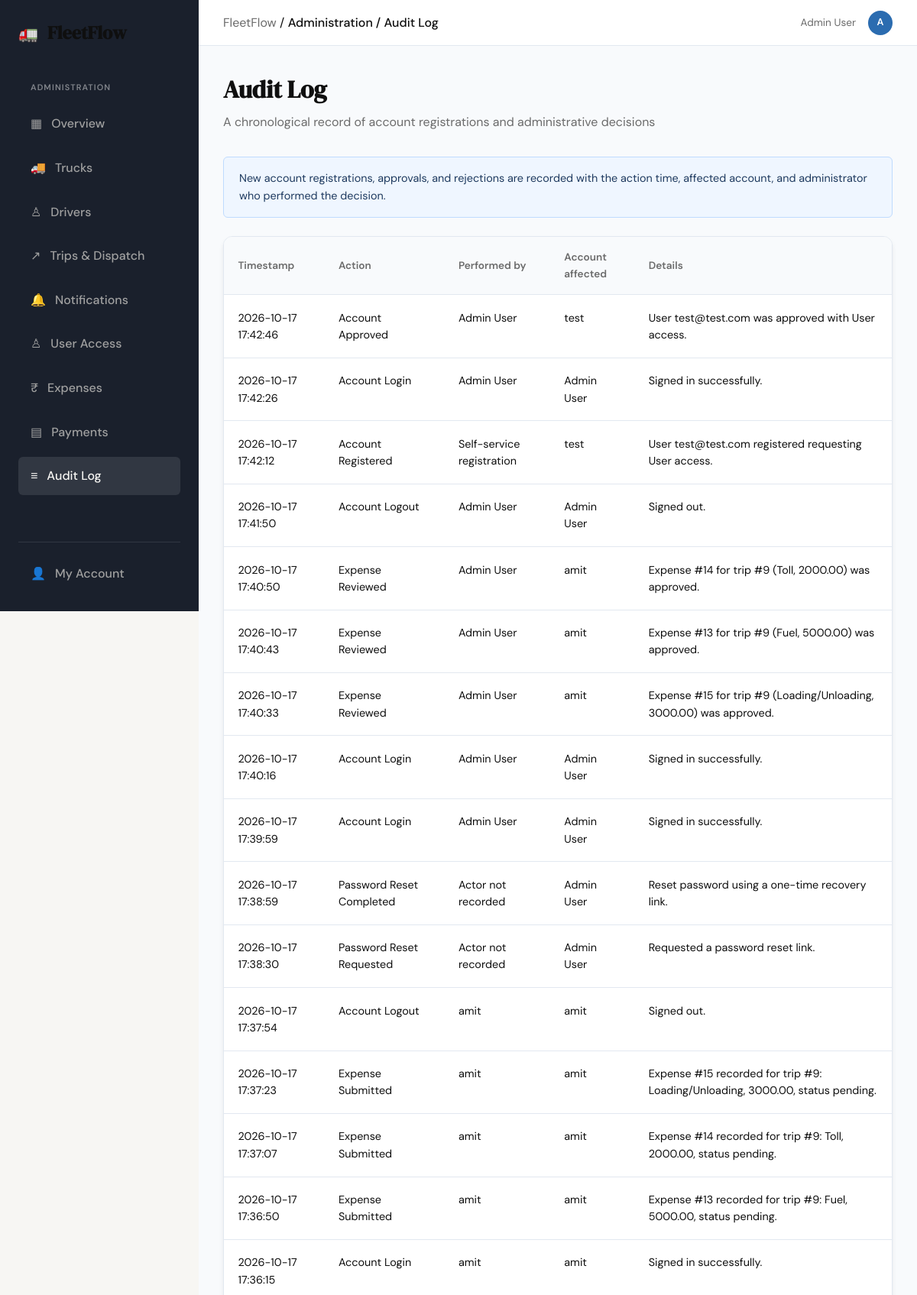
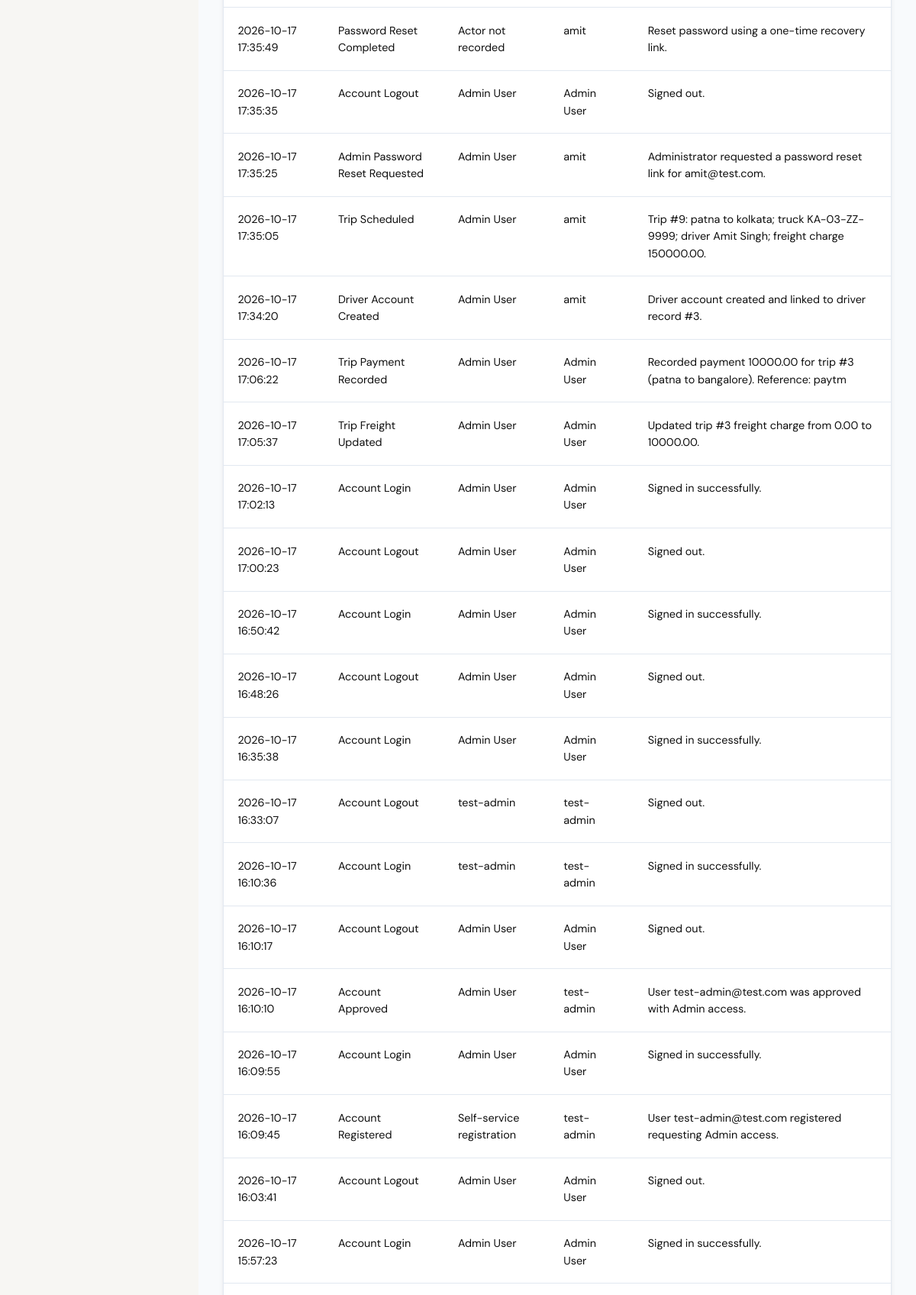
The page /admin/audit (signed in, upper part) on the database its author committed (2 pictures, top to bottom).
### tables this page shows
CREATE TABLE users (
                user_id INTEGER PRIMARY KEY AUTOINCREMENT,
                email TEXT NOT NULL UNIQUE,
                password TEXT NOT NULL,
                is_approved BOOLEAN DEFAULT 0,
                role TEXT CHECK(role IN ('Admin', 'User')) DEFAULT 'User',
                created_at DATETIME DEFAULT CURRENT_TIMESTAMP
            , full_name TEXT, is_rejected BOOLEAN NOT NULL DEFAULT 0, is_terminated BOOLEAN NOT NULL DEFAULT 0, terminated_at DATETIME, job_role TEXT NOT NULL DEFAULT 'User', requested_role TEXT NOT NULL DEFAULT 'User', driver_id INTEGER REFERENCES drivers(driver_id));

CREATE TABLE user_logs (
                log_id INTEGER PRIMARY KEY AUTOINCREMENT,
                user_id INTEGER NOT NULL,
                action TEXT NOT NULL,
                timestamp DATETIME DEFAULT CURRENT_TIMESTAMP,
                details TEXT, actor_user_id INTEGER REFERENCES users(user_id),
                FOREIGN KEY (user_id) REFERENCES users(user_id)
            );

### app.py (the view)
@app.route("/admin/audit")
@admin_required
def admin_audit():
    conn = get_db()
    activity_scope = (
        "" if session.get("email", "").lower() == SUPER_ADMIN_EMAIL.lower()
        else "WHERE subject.role = 'User' "
    )
    activity = conn.execute(
        "SELECT logs.action, logs.details, logs.timestamp, "
        "subject.full_name AS subject_name, subject.email AS subject_email, "
        "actor.full_name AS actor_name, actor.email AS actor_email "
        "FROM user_logs AS logs "
        "LEFT JOIN users AS subject ON subject.user_id = logs.user_id "
        "LEFT JOIN users AS actor ON actor.user_id = logs.actor_user_id "
        f"{activity_scope}"
        "ORDER BY logs.timestamp DESC, logs.log_id DESC LIMIT 200"
    ).fetchall()
    conn.close()
    return render_template("admin_audit.html", activity=activity, block_content='dashboard')

### app.py (called while the page is built, shortened)
def _record_owner_filter(alias, owner_column="owner_user_id"):
    if session.get("email", "").lower() == SUPER_ADMIN_EMAIL.lower():
        return "1 = 1", []

@app.context_processor
def inject_admin_notification_count():
    if not (session.get("is_admin") or session.get("role") == "Admin"):
        return {"admin_notification_count": 0}
    conn = get_db()
    try:
        counts = _count_admin_notifications(conn)
    finally:
        conn.close()
    return {"admin_notification_count": sum(counts.values())}

### controller/access_controller.py (called while the page is built)
def admin_required(f):
    from functools import wraps
    @wraps(f)
    def decorated_function(*args, **kwargs):
        if 'user_id' not in session:
            return redirect(url_for('login'))
        from database.db import get_db
        conn = get_db()
        controller = UserAccessController(conn)
        is_authorized = controller.is_authorized(session['user_id'])
        is_admin = is_authorized and (
            controller.is_admin(session['user_id'])
            or controller.is_super_admin(session.get('email'))
        )
        conn.close()
        if not is_admin:
            if not is_authorized:
                session.clear()
                return redirect(url_for('login'))
            return "Access Denied: Administrator privileges required.", 403
        session['is_admin'] = True
        return f(*args, **kwargs)
    return decorated_function

    def is_authorized(self, user_id):
        user = self.db.execute(
            "SELECT is_approved, is_rejected, is_terminated FROM users WHERE user_id = ?",
            (user_id,)
        ).fetchone()
        return (
            user
            and user['is_approved'] == 1
            and not user['is_rejected']
            and not user['is_terminated']
        )

    def is_admin(self, user_id):
        user = self.db.execute("SELECT role FROM users WHERE user_id = ?", (user_id,)).fetchone()
        return user and user['role'] == 'Admin'

### database/db.py (called while the page is built)
def get_db():
    conn = sqlite3.connect(DATABASE_PATH)
    conn.row_factory = sqlite3.Row
    conn.execute("PRAGMA foreign_keys = ON")
    return conn

### templates/admin_audit.html (shortened to what this page needs)
{% extends "base.html" %}
{% block breadcrumb %}Administration / Audit Log{% endblock %}
{% block content_dashboard %}
<div class="dashboard-page">
    <div class="panel-header" style="margin-bottom: 2rem;">
        <h1 style="font-family: var(--font-display); font-size: 2rem; color: var(--ink); margin: 0;">Audit Log</h1>
        <p style="color: var(--ink-muted); margin-top: 0.25rem;">A chronological record of account registrations and administrative decisions</p>
    </div>
    <div class="admin-transparency-note">
        New account registrations, approvals, and rejections are recorded with the action time, affected account, and administrator who performed the decision.
        {% set ns = namespace(has_legacy_admin_event=false) %}
        {% for event in activity %}
            {% if event.action in ('Account Approved', 'Account Rejected') and not event.actor_email %}
                {% set ns.has_legacy_admin_event = true %}
            {% endif %}
        {% endfor %}
    </div>
    {% if activity %}
    <div class="table-container">
        <table class="fleet-table">
            <thead>
                <tr><th>Timestamp</th><th>Action</th><th>Performed by</th><th>Account affected</th><th>Details</th></tr>
            </thead>
            <tbody>
                {% for event in activity %}
                <tr>
                    <td>{{ event.timestamp }}</td>
                    <td>{{ event.action }}</td>
                    <td>{{ event.actor_name or event.actor_email or ('Self-service registration' if event.action == 'Account Registered' else 'Actor not recorded') }}</td>
                    <td>{{ event.subject_name or event.subject_email or 'Account unavailable' }}</td>
                    <td>{{ event.details }}</td>
                </tr>
                {% endfor %}
            </tbody>
        </table>
    </div>
    {% else %}
    <div class="table-container admin-empty-state">No audit events have been recorded yet.</div>
    {% endif %}
</div>
{% endblock %}

### templates/base.html (shortened to what this page needs)
<!DOCTYPE html>
<html lang="en">
<head>
    <link rel="stylesheet" href="{{ url_for('static', filename='css/style.css') }}">
</head>
<body class="{{ 'dashboard-body' if block_content == 'dashboard' else '' }}">
    {% if block_content == 'dashboard' %}
    <div class="dashboard-layout">
        <aside class="sidebar">
            <div class="sidebar-header">
                <span class="brand-icon">🚛</span>
                <span class="brand-name">FleetFlow</span>
            </div>
            <nav class="sidebar-nav">
                {% if session.get('is_admin') or session.get('role') == 'Admin' %}
                <span class="nav-section-label">Administration</span>
                <a href="{{ url_for('admin_dashboard') }}" class="nav-item{% if request.endpoint == 'admin_dashboard' %} active{% endif %}"><span>▦</span> Overview</a>
                <a href="{{ url_for('trucks') }}" class="nav-item{% if request.endpoint in ('trucks', 'add_truck', 'edit_truck', 'delete_truck') %} active{% endif %}"><span>🚚</span> Trucks</a>
                <a href="{{ url_for('drivers') }}" class="nav-item{% if request.endpoint in ('drivers', 'add_driver', 'edit_driver', 'upload_driver_document', 'download_driver_document') %} active{% endif %}"><span>♙</span> Drivers</a>
                <a href="{{ url_for('trips') }}" class="nav-item{% if request.endpoint in ('trips', 'create_trip', 'update_trip_status', 'update_trip_freight', 'record_trip_payment') %} active{% endif %}"><span>↗</span> Trips & Dispatch</a>
                <a href="{{ url_for('admin_notifications') }}" class="nav-item{% if request.endpoint in ('admin_notifications', 'admin_notification_count') %} active{% endif %}">
                    <span>🔔</span> Notifications
                </a>
                <a href="{{ url_for('admin_users') }}" class="nav-item{% if request.endpoint in ('admin_users', 'approve_user', 'reject_user') %} active{% endif %}"><span>♙</span> User Access</a>
                <a href="{{ url_for('expenses') }}" class="nav-item{% if request.endpoint in ('expenses', 'review_expense', 'correct_expense_amount') %} active{% endif %}"><span>₹</span> Expenses</a>
                <a href="{{ url_for('payments') }}" class="nav-item{% if request.endpoint in ('payments', 'correct_payment_amount') %} active{% endif %}"><span>▤</span> Payments</a>
                <a href="{{ url_for('admin_audit') }}" class="nav-item{% if request.endpoint == 'admin_audit' %} active{% endif %}"><span>≡</span> Audit Log</a>
                {% endif %}
            </nav>
            <div class="sidebar-footer">
                <a href="{{ url_for('account') }}" class="nav-item{% if request.endpoint == 'account' %} active{% endif %}"><span>👤</span> My Account</a>
            </div>
        </aside>
        <div class="app-container">
            <nav class="top-bar">
                <div class="breadcrumbs">
                    <span style="color: var(--ink-muted);">FleetFlow</span> /
                    <span style="color: var(--ink); font-weight: 500;">{% block breadcrumb %}Dashboard{% endblock %}</span>
                </div>
                <div class="user-profile" style="display: flex; align-items: center; gap: 1rem;">
                    {% set profile_name = session.get('full_name') or session.get('email', 'Account') %}
                    <span style="font-size: 0.85rem; color: var(--ink-muted);">{{ profile_name }}</span>
                    <div aria-label="{{ profile_name }}" title="{{ profile_name }}" style="width: 32px; height: 32px; border-radius: 50%; background: var(--industry-blue); color: white; display: flex; align-items: center; justify-content: center; font-size: 0.8rem; font-weight: 600;">{{ session.get('avatar_initials') or profile_name[:1]|upper }}</div>
                </div>
            </nav>
            <main class="main-content" style="padding: 2rem;">
                {% block content_dashboard %}{% endblock %}
            </main>
        </div>
    </div>
    {% endif %}
</body>
</html>

### static/css/style.css (style rules this page uses)
:root { --ink: #0f0f0f; --ink-soft: #2d2d2d; --ink-muted: #6b6b6b; --ink-faint: #a0a0a0; --paper: #f7f6f3; --paper-warm: #f0ede6; --paper-card: #ffffff; --accent: #1a472a; --accent-light: #e8f0eb; --accent-2: #c17f24; --accent-2-light: #fdf3e3; --danger: #c0392b; --danger-light: #fdecea; --border: #e4e1da; --border-soft: #eeebe4; --industry-dark: #1a202c; --industry-blue: #2b6cb0; --industry-accent: #ecc94b; --bg-main: #f8fafc; --status-available: #38a169; --status-trip: #dd6b20; --status-maint: #e53e3e; --border-ui: #e2e8f0; --font-display: 'DM Serif Display', Georgia, serif; --font-body: 'DM Sans', system-ui, sans-serif; --max-width: 1200px; --auth-width: 440px; --radius-sm: 6px; --radius-md: 12px; --radius-lg: 20px; }
*, *::before, *::after { box-sizing: border-box; margin: 0; padding: 0; }
html { font-size: 16px; scroll-behavior: smooth; }
body { background: var(--paper); color: var(--ink); font-family: var(--font-body); font-size: 1rem; line-height: 1.6; -webkit-font-smoothing: antialiased; }
a { color: inherit; text-decoration: none; }
.brand-icon { color: var(--accent); font-size: 1.3rem; }
.brand-name { color: var(--ink); }
.main-content { min-height: calc(100vh - 60px - 100px); }
.dashboard-layout { display: grid; grid-template-columns: var(--sidebar-width, 260px) 1fr; min-height: 100vh; }
.sidebar { background: var(--industry-dark); color: var(--paper); display: flex; flex-direction: column; padding: 1.5rem; position: sticky; top: 0; height: 100vh; }
.sidebar-header { display: flex; align-items: center; gap: 0.75rem; font-family: var(--font-display); font-size: 1.5rem; font-weight: 600; margin-bottom: 2rem; color: var(--paper); }
.sidebar-nav { display: flex; flex-direction: column; gap: 0.5rem; flex-grow: 1; }
.nav-item { display: flex; align-items: center; gap: 0.75rem; padding: 0.75rem 1rem; border-radius: var(--radius-sm); color: var(--ink-faint); font-weight: 500; transition: all 0.2s; }
.nav-item:hover, .nav-item.active { background: rgba(255, 255, 255, 0.1); color: var(--paper); }
.nav-section-label { padding: 0.75rem 1rem 0.35rem; color: rgba(255, 255, 255, 0.45); font-size: 0.68rem; font-weight: 600; letter-spacing: 0.1em; text-transform: uppercase; }
.sidebar-footer { border-top: 1px solid rgba(255, 255, 255, 0.1); padding-top: 1rem; }
.admin-transparency-note { background: #eff6ff; border: 1px solid #bfdbfe; border-radius: var(--radius-sm); color: #1e3a5f; font-size: 0.9rem; line-height: 1.6; margin-bottom: 1.5rem; padding: 1rem 1.25rem; }
.dashboard-page > .panel-header { margin-bottom: 2rem; }
.dashboard-page > .table-container { margin-top: 1.5rem; }
.app-container { background: var(--bg-main); display: flex; flex-direction: column; min-height: 100vh; }
.top-bar { height: 60px; background: var(--paper-card); border-bottom: 1px solid var(--border-ui); display: flex; align-items: center; padding: 0 2rem; justify-content: space-between; }
.table-container { background: var(--paper-card); border-radius: var(--radius-md); border: 1px solid var(--border-ui); overflow-x: auto; box-shadow: 0 4px 6px -1px rgba(0, 0, 0, 0.1); }
.fleet-table { width: 100%; border-collapse: collapse; text-align: left; }
.fleet-table th { background: var(--bg-main); padding: 1rem 1.15rem; font-size: 0.85rem; font-weight: 600; color: var(--ink-muted); border-bottom: 1px solid var(--border-ui); }
.fleet-table td { padding: 1.15rem; border-bottom: 1px solid var(--border-ui); font-size: 0.9rem; line-height: 1.55; vertical-align: top; }

### rows shown on the page
users: full_name "Admin User"
user_logs: timestamp "2026-10-17 17:42:46", action "Account Approved", full_name "Admin User", full_name "test", details "User test@test.com was approved with User access."
user_logs: timestamp "2026-10-17 17:42:26", action "Account Login", full_name "Admin User", details "Signed in successfully."
user_logs: timestamp "2026-10-17 17:42:12", action "Account Registered", action "Self-service registration", full_name "test", details "User test@test.com registered requesting User access."
user_logs: timestamp "2026-10-17 17:41:50", action "Account Logout", full_name "Admin User", details "Signed out."
user_logs: timestamp "2026-10-17 17:40:50", action "Expense Reviewed", full_name "Admin User", full_name "amit", details "Expense #14 for trip #9 (Toll, 2000.00) was approved."
user_logs: timestamp "2026-10-17 17:40:43", action "Expense Reviewed", full_name "Admin User", full_name "amit", details "Expense #13 for trip #9 (Fuel, 5000.00) was approved."
user_logs: timestamp "2026-10-17 17:40:33", action "Expense Reviewed", full_name "Admin User", full_name "amit", details "Expense #15 for trip #9 (Loading/Unloading, 3000.00) was approved."
user_logs: timestamp "2026-10-17 17:40:16", action "Account Login", full_name "Admin User", details "Signed in successfully."
user_logs: timestamp "2026-10-17 17:39:59", action "Account Login", full_name "Admin User", details "Signed in successfully."
user_logs: timestamp "2026-10-17 17:38:59", action "Password Reset Completed", action "Actor not recorded", full_name "Admin User", details "Reset password using a one-time recovery link."
user_logs: timestamp "2026-10-17 17:38:30", action "Password Reset Requested", action "Actor not recorded", full_name "Admin User", details "Requested a password reset link."
user_logs: timestamp "2026-10-17 17:37:54", action "Account Logout", full_name "amit", details "Signed out."
user_logs: timestamp "2026-10-17 17:37:23", action "Expense Submitted", full_name "amit", details "Expense #15 recorded for trip #9: Loading/Unloading, 3000.00, status pending."
user_logs: timestamp "2026-10-17 17:37:07", action "Expense Submitted", full_name "amit", details "Expense #14 recorded for trip #9: Toll, 2000.00, status pending."
user_logs: timestamp "2026-10-17 17:36:50", action "Expense Submitted", full_name "amit", details "Expense #13 recorded for trip #9: Fuel, 5000.00, status pending."
user_logs: timestamp "2026-10-17 17:36:15", action "Account Login", full_name "amit", details "Signed in successfully."
user_logs: timestamp "2026-10-17 17:35:49", action "Password Reset Completed", action "Actor not recorded", full_name "amit", details "Reset password using a one-time recovery link."
user_logs: timestamp "2026-10-17 17:35:35", action "Account Logout", full_name "Admin User", details "Signed out."
user_logs: timestamp "2026-10-17 17:35:25", action "Admin Password Reset Requested", full_name "Admin User", full_name "amit", details "Administrator requested a password reset link for amit@test.com."
user_logs: timestamp "2026-10-17 17:35:05", action "Trip Scheduled", full_name "Admin User", full_name "amit", details "Trip #9: patna to kolkata; truck KA-03-ZZ-9999; driver Amit Singh; freight charge 150000.00."
user_logs: timestamp "2026-10-17 17:34:20", action "Driver Account Created", full_name "Admin User", full_name "amit", details "Driver account created and linked to driver record #3."
user_logs: timestamp "2026-10-17 17:06:22", action "Trip Payment Recorded", full_name "Admin User", details "Recorded payment 10000.00 for trip #3 (patna to bangalore). Reference: paytm"
user_logs: timestamp "2026-10-17 17:05:37", action "Trip Freight Updated", full_name "Admin User", details "Updated trip #3 freight charge from 0.00 to 10000.00."
user_logs: timestamp "2026-10-17 17:02:13", action "Account Login", full_name "Admin User", details "Signed in successfully."
user_logs: timestamp "2026-10-17 17:00:23", action "Account Logout", full_name "Admin User", details "Signed out."
user_logs: timestamp "2026-10-17 16:50:42", action "Account Login", full_name "Admin User", details "Signed in successfully."
user_logs: timestamp "2026-10-17 16:48:26", action "Account Logout", full_name "Admin User", details "Signed out."
user_logs: timestamp "2026-10-17 16:35:38", action "Account Login", full_name "Admin User", details "Signed in successfully."
user_logs: timestamp "2026-10-17 16:33:07", action "Account Logout", full_name "test-admin", details "Signed out."
user_logs: timestamp "2026-10-17 16:10:36", action "Account Login", full_name "test-admin", details "Signed in successfully."
user_logs: timestamp "2026-10-17 16:10:17", action "Account Logout", full_name "Admin User", details "Signed out."
user_logs: timestamp "2026-10-17 16:10:10", action "Account Approved", full_name "Admin User", full_name "test-admin", details "User test-admin@test.com was approved with Admin access."
user_logs: timestamp "2026-10-17 16:09:55", action "Account Login", full_name "Admin User", details "Signed in successfully."
user_logs: timestamp "2026-10-17 16:09:45", action "Account Registered", action "Self-service registration", full_name "test-admin", details "User test-admin@test.com registered requesting Admin access."
user_logs: timestamp "2026-10-17 16:03:41", action "Account Logout", full_name "Admin User", details "Signed out."
user_logs: timestamp "2026-10-17 15:57:23", action "Account Login", full_name "Admin User", details "Signed in successfully."

### other values the page prints
{{ session.get('avatar_initials') or profile_name[:1]|upper }} "A"
